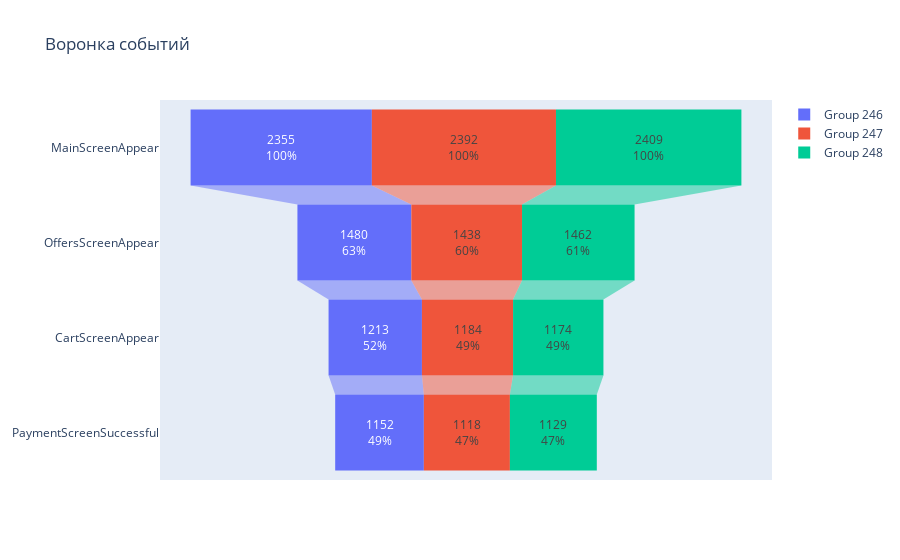

The code cell stored with this chart in its notebook:
### Markdown cell above
Взглянем на воронку по всем трем группам.

### Code cell
fig = go.Figure()

fig.add_trace(go.Funnel(
    name = 'Group 246',
    y = clear_events_groups['event_name'],
    x = clear_events_groups[246],
    textinfo = "value+percent initial"))

fig.add_trace(go.Funnel(
    name = 'Group 247',
    y = clear_events_groups['event_name'],
    x = clear_events_groups[247],
    textinfo = "value+percent initial"))

fig.add_trace(go.Funnel(
    name = 'Group 248',
    y = clear_events_groups['event_name'],
    x = clear_events_groups[248],
    textinfo = "value+percent initial"))
fig.update_layout(title="Воронка событий")
fig.show()

### Figure 1 — Plotly figure (JSON) as saved in the notebook; plotly's stock layout.template omitted (floating-point values rounded to 4 significant figures)
{"data": [{"name": "Group 246", "textinfo": "value+percent initial", "type": "funnel", "x": [2355, 1480, 1213, 1152], "y": ["MainScreenAppear", "OffersScreenAppear", "CartScreenAppear", "PaymentScreenSuccessful"]}, {"name": "Group 247", "textinfo": "value+percent initial", "type": "funnel", "x": [2392, 1438, 1184, 1118], "y": ["MainScreenAppear", "OffersScreenAppear", "CartScreenAppear", "PaymentScreenSuccessful"]}, {"name": "Group 248", "textinfo": "value+percent initial", "type": "funnel", "x": [2409, 1462, 1174, 1129], "y": ["MainScreenAppear", "OffersScreenAppear", "CartScreenAppear", "PaymentScreenSuccessful"]}], "layout": {"title": {"text": "Воронка событий"}}}
